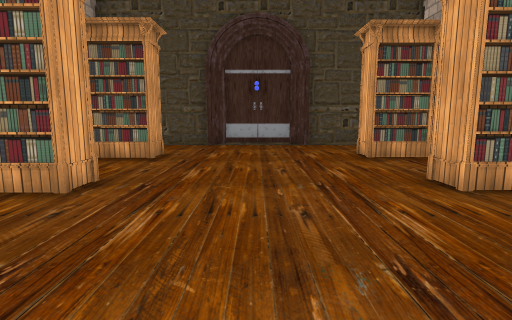
view 1 (above)

16 first-person views from a walk through a Unity game level. The camera is 1.2 m above the floor, tilts 8° down and sees 80° across. The floor is counted in squares, 1 m on a side. Each view is taken from the middle of a square. On the plan, view 1 faces up. The plan holds only what a view shows up to about 13 squares ahead; the rest is blank. The place goes on beyond the plan. Door leaves are left out, so doorways stand open. Some surface patterns are stand-ins.

view 2
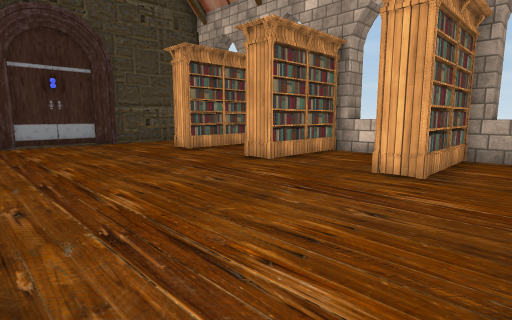

view 3
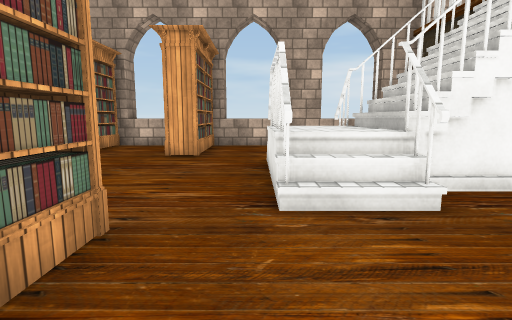

view 4
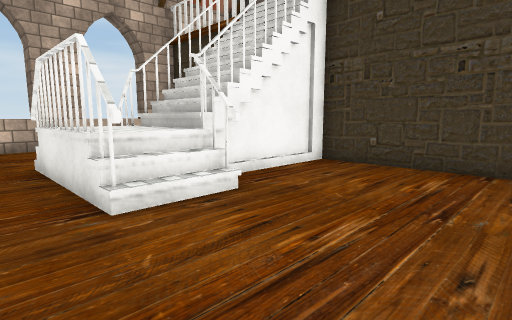

view 5
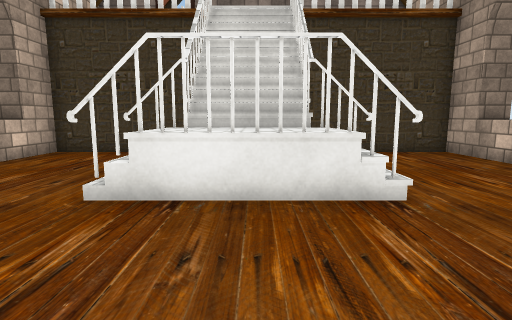

view 6
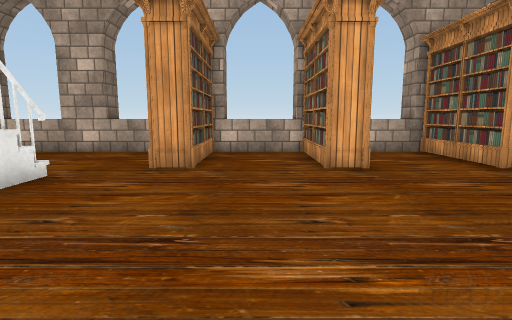

view 7
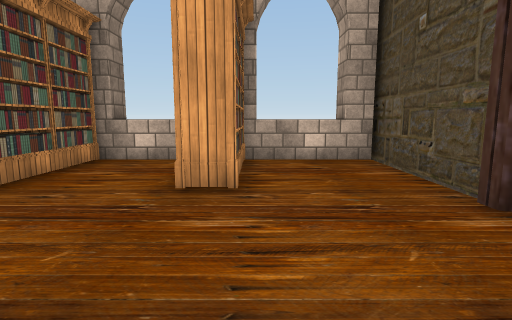

view 8
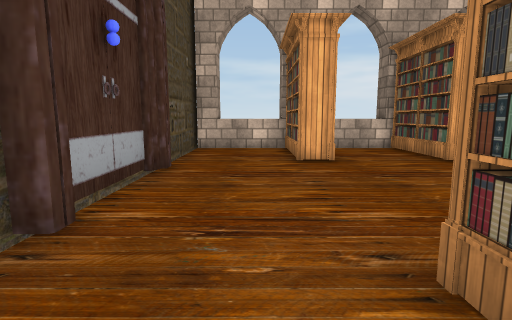

view 9
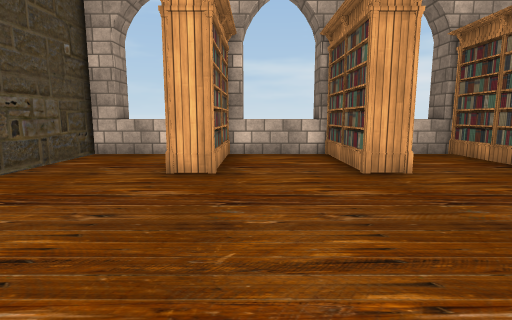

view 10
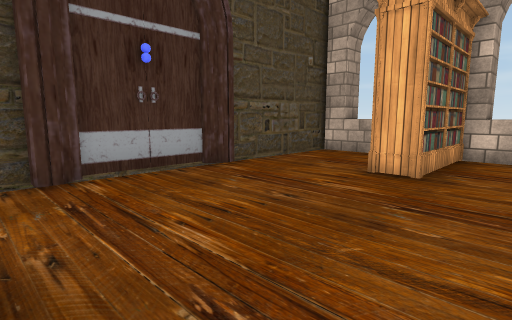

view 11
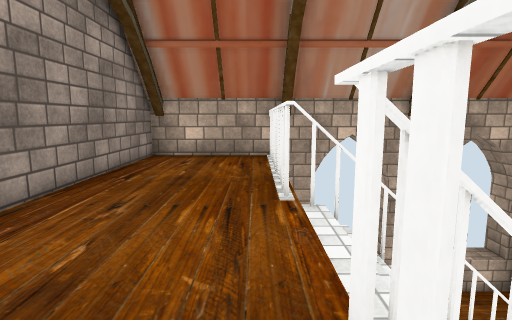

view 12
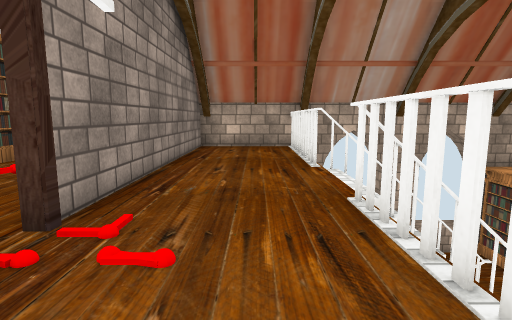

view 13
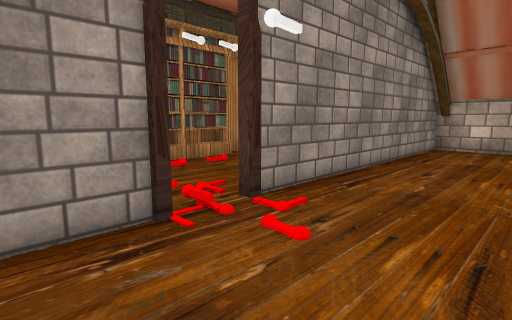

view 14
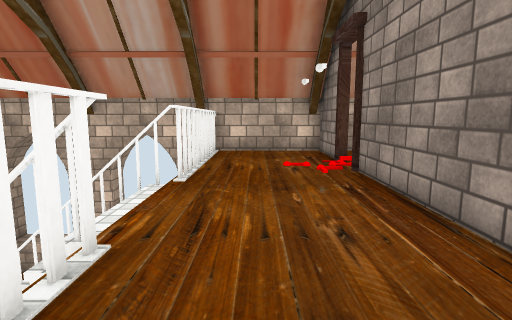

view 15
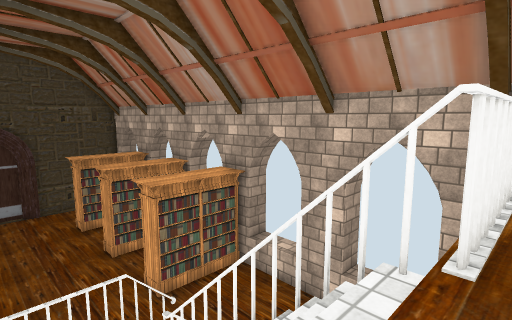

view 16
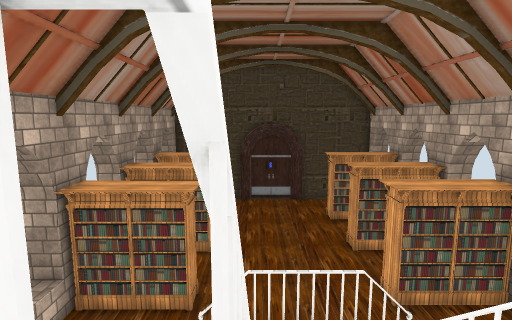

### Floor plan
Key: @ floor where view 1 was taken; # wall or solid block; x gap in a wall; . main floor; : floor 1 m higher than the main floor; + floor 4.75 m higher than the main floor; / step, stairs or slope; D open door; ^ raised ledge; B bookshelf.
Columns run from 8 left of view 1 to 8 right of it. Each row starts with its distance up from view 1.
 14  ###############
 13 ##.............##
 12 #^.............^^
 11  ^.............^
 10 #^BBBB......BBB^#
  9 ##BBBB.....BBBB#
  8  ^.............^^
  7  ^.............^
  6 #^..........BBB^^
  5 ##BBBB.....BBBB#
  4 #^.............^^
  3  ^.............^
  2  ^..........BBB^^
  1  #BBBB.....BBBB#
  0 #^......@......^^
 -1  ^....#xxxx....^^
 -2 #^..../:::/....^^
 -3  #....##::#....#
 -4  ^.....#// ....^^
 -5  ^.....x//  ...^
 -6 #^.....x//  ...^^
 -7  #.....#//. ...#
 -8  #+#++++++++#++#
 -9  #+++++++++++++#
-10  #+++++++++++++#
-11  ##########DD###

Positions as (right, up) in squares from view 1, and headings:
1: (0, 0), facing up
2: (-3, -1), facing up-right
3: (-6, -1), facing right
4: (-6, 0), facing down-right
5: (0, 3), facing down
6: (4, 3), facing left
7: (2, 10), facing left
8: (-5, 11), facing right
9: (-3, 8), facing right
10: (-3, 7), facing up-right
11: (3, -8), facing left
12: (6, -9), facing left
13: (6, -8), facing down-left
14: (-4, -9), facing right
15: (-1, -8), facing up-right
16: (-1, -8), facing up
